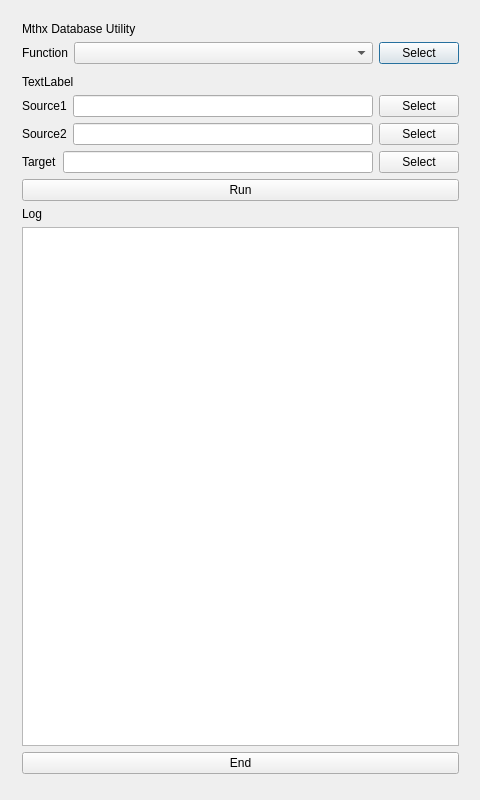
<?xml version="1.0" encoding="UTF-8"?>
<ui version="4.0">
 <class>dlgMthxDialogUtil</class>
 <widget class="QDialog" name="dlgMthxDialogUtil">
  <property name="geometry">
   <rect>
    <x>0</x>
    <y>0</y>
    <width>480</width>
    <height>800</height>
   </rect>
  </property>
  <property name="windowTitle">
   <string>MthxDatabaseUtil</string>
  </property>
  <widget class="QWidget" name="verticalLayoutWidget">
   <property name="geometry">
    <rect>
     <x>10</x>
     <y>10</y>
     <width>461</width>
     <height>781</height>
    </rect>
   </property>
   <layout class="QVBoxLayout" name="mainLayout" stretch="1,1,1,1,100,1,1">
    <property name="leftMargin">
     <number>12</number>
    </property>
    <property name="topMargin">
     <number>12</number>
    </property>
    <property name="rightMargin">
     <number>12</number>
    </property>
    <property name="bottomMargin">
     <number>12</number>
    </property>
    <item>
     <widget class="QLabel" name="label_3">
      <property name="text">
       <string>Mthx Database Utility</string>
      </property>
     </widget>
    </item>
    <item>
     <layout class="QHBoxLayout" name="horizontalLayout" stretch="1,8,2">
      <item>
       <widget class="QLabel" name="label_2">
        <property name="text">
         <string>Function</string>
        </property>
       </widget>
      </item>
      <item>
       <widget class="QComboBox" name="cmbDBFunc"/>
      </item>
      <item>
       <widget class="QPushButton" name="btnSelDBFunc">
        <property name="text">
         <string>Select</string>
        </property>
       </widget>
      </item>
     </layout>
    </item>
    <item>
     <spacer name="verticalSpacer_2">
      <property name="orientation">
       <enum>Qt::Vertical</enum>
      </property>
      <property name="sizeHint" stdset="0">
       <size>
        <width>20</width>
        <height>40</height>
       </size>
      </property>
     </spacer>
    </item>
    <item>
     <layout class="QVBoxLayout" name="verticalLayout_3" stretch="1,0,0">
      <item>
       <widget class="QLabel" name="label_4">
        <property name="text">
         <string>TextLabel</string>
        </property>
       </widget>
      </item>
      <item>
       <layout class="QVBoxLayout" name="verticalLayout_4">
        <item>
         <layout class="QHBoxLayout" name="horizontalLayout_4">
          <item>
           <widget class="QLabel" name="label_7">
            <property name="text">
             <string>Source1</string>
            </property>
           </widget>
          </item>
          <item>
           <widget class="QLineEdit" name="txtSrc1"/>
          </item>
          <item>
           <widget class="QPushButton" name="btnSelSrc1">
            <property name="text">
             <string>Select</string>
            </property>
           </widget>
          </item>
         </layout>
        </item>
        <item>
         <layout class="QHBoxLayout" name="horizontalLayout_5">
          <item>
           <widget class="QLabel" name="label_8">
            <property name="text">
             <string>Source2</string>
            </property>
           </widget>
          </item>
          <item>
           <widget class="QLineEdit" name="txtSrc2"/>
          </item>
          <item>
           <widget class="QPushButton" name="btnSelSrc2">
            <property name="text">
             <string>Select</string>
            </property>
           </widget>
          </item>
         </layout>
        </item>
        <item>
         <layout class="QHBoxLayout" name="horizontalLayout_2">
          <item>
           <widget class="QLabel" name="label_5">
            <property name="text">
             <string>Target</string>
            </property>
           </widget>
          </item>
          <item>
           <widget class="QLineEdit" name="txtSrc3"/>
          </item>
          <item>
           <widget class="QPushButton" name="btnSelTar">
            <property name="text">
             <string>Select</string>
            </property>
           </widget>
          </item>
         </layout>
        </item>
       </layout>
      </item>
      <item>
       <widget class="QPushButton" name="btnRun">
        <property name="text">
         <string>Run</string>
        </property>
       </widget>
      </item>
     </layout>
    </item>
    <item>
     <layout class="QVBoxLayout" name="verticalLayout_2">
      <item>
       <widget class="QLabel" name="label">
        <property name="text">
         <string>Log</string>
        </property>
       </widget>
      </item>
      <item>
       <widget class="QTableView" name="tabViewLog"/>
      </item>
     </layout>
    </item>
    <item>
     <widget class="QPushButton" name="btnEnd">
      <property name="text">
       <string>End</string>
      </property>
     </widget>
    </item>
    <item>
     <spacer name="verticalSpacer">
      <property name="orientation">
       <enum>Qt::Vertical</enum>
      </property>
      <property name="sizeHint" stdset="0">
       <size>
        <width>20</width>
        <height>40</height>
       </size>
      </property>
     </spacer>
    </item>
   </layout>
  </widget>
 </widget>
 <resources/>
 <connections/>
</ui>
